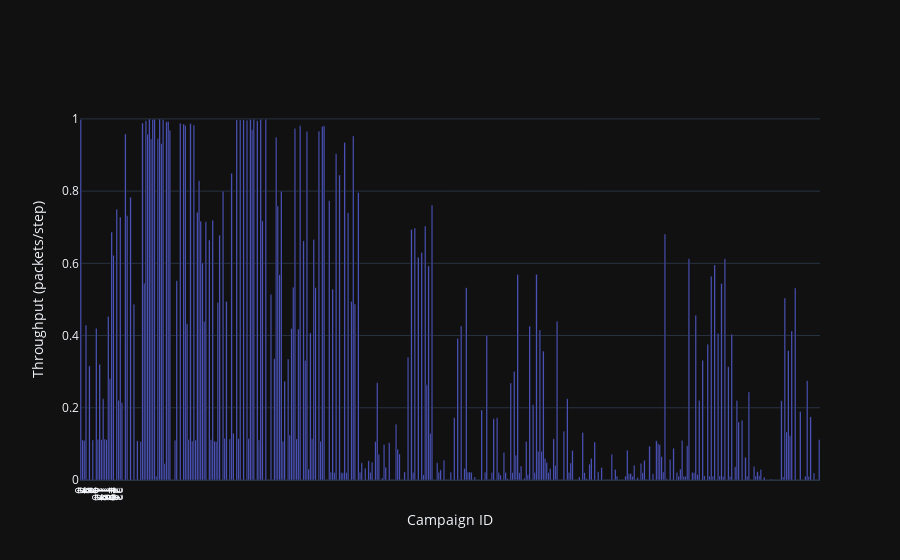

Here is the notebook cell this chart was saved with:
### Code cell
fig = go.Figure()

campaign_hovertemplate = '<b>Score: %{y}</b><br>'
for index, column in enumerate(variable_columns):
    campaign_hovertemplate += column + ': %{customdata['+ str(index) + ']}<br>'
campaign_hovertemplate += '<extra></extra>'

fig.add_trace(go.Bar(
    x=result_df['campaign_id'],
    y=result_df['score'],
    name='Avg. Throughput',
    customdata=result_df[variable_columns],
    hovertemplate=campaign_hovertemplate
))

fig.update_layout(
    barmode='overlay',
    xaxis_title='Campaign ID',
    yaxis_title='Throughput (packets/step)',
    hovermode='x'
)

fig.update_xaxes(
   ticktext=[str(i) for i in range(24)],
   tickvals=[i for i in range(24)],
)

fig.show()

### Figure 1 — Plotly figure (JSON) as saved in the notebook; plotly's stock layout.template omitted (floating-point values rounded to 4 significant figures; data arrays with more than 128 entries replaced by an {"elided": "..."} marker saying what was removed)
{"data": [{"customdata": {"elided": "432x6 str values"}, "hovertemplate": "<b>Score: %{y}</b><br>maximum_simulation_steps: %{customdata[0]}<br>state: %{customdata[1]}<br>mission_size: %{customdata[2]}<br>repetitions: %{customdata[3]}<br>learning_rate: %{customdata[4]}<br>training: %{customdata[5]}<br><extra></extra>", "name": "Avg. Throughput", "x": {"elided": "432 int values"}, "y": {"elided": "432 float values"}, "type": "bar"}], "layout": {"barmode": "overlay", "xaxis": {"title": {"text": "Campaign ID"}, "ticktext": ["0", "1", "2", "3", "4", "5", "6", "7", "8", "9", "10", "11", "12", "13", "14", "15", "16", "17", "18", "19", "20", "21", "22", "23"], "tickvals": [0, 1, 2, 3, 4, 5, 6, 7, 8, 9, 10, 11, 12, 13, 14, 15, 16, 17, 18, 19, 20, 21, 22, 23]}, "yaxis": {"title": {"text": "Throughput (packets/step)"}}, "hovermode": "x"}}
